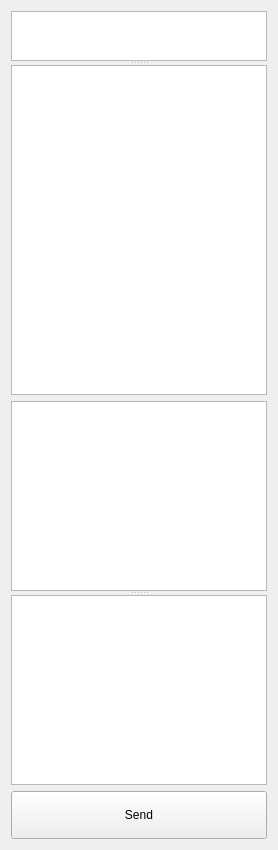
  <widget class="QWidget" name="centralWidget">
   <layout class="QGridLayout" name="gridLayout">
    <item row="0" column="0">
     <widget class="QSplitter" name="splitter">
      <property name="sizePolicy">
       <sizepolicy hsizetype="Expanding" vsizetype="Expanding">
        <horstretch>0</horstretch>
        <verstretch>0</verstretch>
       </sizepolicy>
      </property>
      <property name="frameShape">
       <enum>QFrame::NoFrame</enum>
      </property>
      <property name="frameShadow">
       <enum>QFrame::Plain</enum>
      </property>
      <property name="orientation">
       <enum>Qt::Vertical</enum>
      </property>
      <property name="opaqueResize">
       <bool>true</bool>
      </property>
      <property name="childrenCollapsible">
       <bool>false</bool>
      </property>
      <widget class="QGraphicsView" name="graphicsView_preview">
       <property name="sizePolicy">
        <sizepolicy hsizetype="Expanding" vsizetype="Minimum">
         <horstretch>0</horstretch>
         <verstretch>1</verstretch>
        </sizepolicy>
       </property>
       <property name="minimumSize">
        <size>
         <width>201</width>
         <height>50</height>
        </size>
       </property>
       <property name="maximumSize">
        <size>
         <width>16777215</width>
         <height>100</height>
        </size>
       </property>
      </widget>
      <widget class="PlotWidget" name="graphicsView_wave">
       <property name="sizePolicy">
        <sizepolicy hsizetype="Expanding" vsizetype="Expanding">
         <horstretch>0</horstretch>
         <verstretch>10</verstretch>
        </sizepolicy>
       </property>
       <property name="minimumSize">
        <size>
         <width>200</width>
         <height>200</height>
        </size>
       </property>
       <property name="toolTip">
        <string>&lt;html&gt;&lt;head/&gt;&lt;body&gt;&lt;p&gt;Waveform Display&lt;/p&gt;&lt;/body&gt;&lt;/html&gt;</string>
       </property>
       <property name="resizeAnchor">
        <enum>QGraphicsView::NoAnchor</enum>
       </property>
      </widget>
     </widget>
    </item>
    <item row="1" column="0">
     <widget class="QWidget" name="widget_serial_text" native="true">
      <property name="minimumSize">
       <size>
        <width>0</width>
        <height>400</height>
       </size>
      </property>
      <layout class="QGridLayout" name="gridLayout_6">
       <property name="leftMargin">
        <number>0</number>
       </property>
       <property name="topMargin">
        <number>0</number>
       </property>
       <property name="rightMargin">
        <number>0</number>
       </property>
       <property name="bottomMargin">
        <number>0</number>
       </property>
       <item row="0" column="0">
        <widget class="QSplitter" name="splitter_4">
         <property name="orientation">
          <enum>Qt::Vertical</enum>
         </property>
         <widget class="QTextBrowser" name="textBrowser_3"/>
         <widget class="QPlainTextEdit" name="plainTextEdit_3"/>
        </widget>
       </item>
       <item row="1" column="0">
        <widget class="QPushButton" name="pushButton_13">
         <property name="minimumSize">
          <size>
           <width>0</width>
           <height>48</height>
          </size>
         </property>
         <property name="text">
          <string>Send</string>
         </property>
        </widget>
       </item>
      </layout>
     </widget>
    </item>
   </layout>
  </widget>
